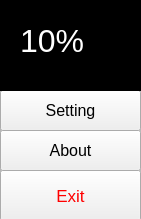
<?xml version="1.0" encoding="UTF-8"?>
<ui version="4.0">
 <class>MainWindow_frame</class>
 <widget class="QFrame" name="MainWindow_frame">
  <property name="geometry">
   <rect>
    <x>0</x>
    <y>0</y>
    <width>141</width>
    <height>219</height>
   </rect>
  </property>
  <property name="windowTitle">
   <string>Frame</string>
  </property>
  <property name="frameShape">
   <enum>QFrame::StyledPanel</enum>
  </property>
  <property name="frameShadow">
   <enum>QFrame::Raised</enum>
  </property>
  <widget class="QPushButton" name="setting_btn">
   <property name="geometry">
    <rect>
     <x>0</x>
     <y>90</y>
     <width>141</width>
     <height>41</height>
    </rect>
   </property>
   <property name="font">
    <font>
     <pointsize>12</pointsize>
    </font>
   </property>
   <property name="text">
    <string>Setting</string>
   </property>
  </widget>
  <widget class="QPushButton" name="about_btn">
   <property name="geometry">
    <rect>
     <x>0</x>
     <y>130</y>
     <width>141</width>
     <height>41</height>
    </rect>
   </property>
   <property name="font">
    <font>
     <pointsize>12</pointsize>
    </font>
   </property>
   <property name="styleSheet">
    <string notr="true"/>
   </property>
   <property name="text">
    <string>About</string>
   </property>
  </widget>
  <widget class="QPushButton" name="exit_btn">
   <property name="geometry">
    <rect>
     <x>0</x>
     <y>170</y>
     <width>141</width>
     <height>51</height>
    </rect>
   </property>
   <property name="font">
    <font>
     <pointsize>13</pointsize>
    </font>
   </property>
   <property name="styleSheet">
    <string notr="true">color:red</string>
   </property>
   <property name="text">
    <string>Exit</string>
   </property>
  </widget>
  <widget class="QFrame" name="BatteryLevelDisplay_frame">
   <property name="geometry">
    <rect>
     <x>0</x>
     <y>0</y>
     <width>141</width>
     <height>91</height>
    </rect>
   </property>
   <property name="styleSheet">
    <string notr="true">background-color:rgb(0, 0, 0)</string>
   </property>
   <property name="frameShape">
    <enum>QFrame::StyledPanel</enum>
   </property>
   <property name="frameShadow">
    <enum>QFrame::Raised</enum>
   </property>
   <widget class="QLabel" name="batteryLevel_label">
    <property name="geometry">
     <rect>
      <x>20</x>
      <y>10</y>
      <width>111</width>
      <height>61</height>
     </rect>
    </property>
    <property name="font">
     <font>
      <pointsize>24</pointsize>
     </font>
    </property>
    <property name="styleSheet">
     <string notr="true">color:rgb(255, 255, 255)</string>
    </property>
    <property name="text">
     <string>10%</string>
    </property>
   </widget>
  </widget>
 </widget>
 <resources/>
 <connections/>
</ui>
